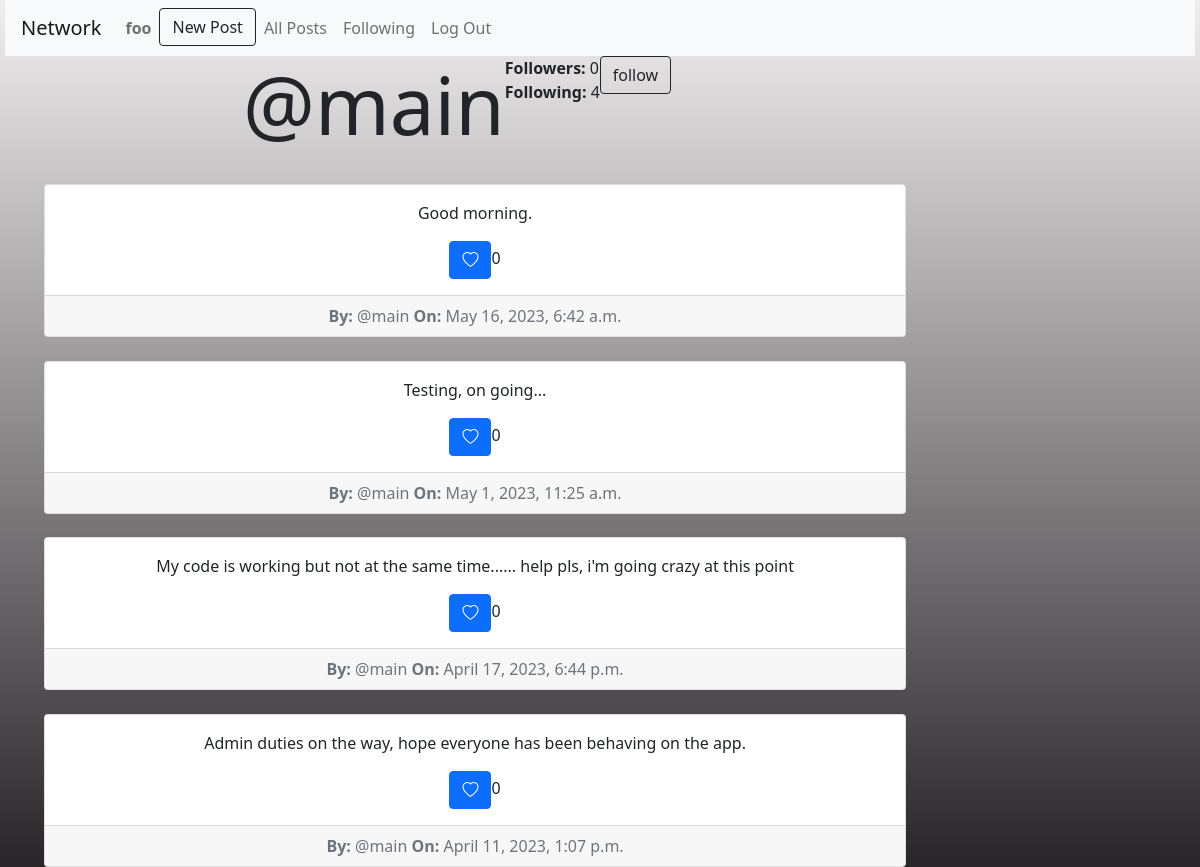
The app's page /profile/4 (signed in) with its own data.
### network/models.py (models this page shows, shortened)
class User(AbstractUser):
    pass

class Posts(models.Model):
    author = models.ForeignKey(User, on_delete=models.CASCADE, related_name="user")
    message = models.TextField(max_length=250)
    timeStamp = models.DateTimeField(auto_now_add=True)
    likes = models.IntegerField(default=0)

### network/views.py (the view)
# urls.py: path("profile/<int:pk>", views.profile, name="profile"),
def profile(request, pk):
    if request.user.is_authenticated:
        profile = User.objects.get(id=pk)
        followers = Follow.objects.filter(user=profile)
        following = Follow.objects.filter(followedBy=profile)
        try:
            checkFollowing = followers.filter(user=User.objects.get(pk=request.user.id))
            if len(checkFollowing) != 0:
                isFollowing = True
            else:
                isFollowing = False
        except:
            isFollowing = False
        userPosts = Posts.objects.filter(author=profile).order_by('-timeStamp')
        return render(request, "network/profile.html", {
            "profile" : profile,
            "userPosts" : userPosts,
            "following" : following,
            "followers" : followers,
            "isFollowing" : isFollowing
        })
    else:
        return HttpResponseRedirect(reverse("login"))

### network/templates/network/profile.html (shortened to what this page needs)
{% extends "network/layout.html" %}
{% load static %}
{% block body %}
    {% if profile %}
        <div id="topProfile">
            <div>
                <h3  class="display-1"  > @{{profile.username}} </h3>
            </div>
            <div>
                <div><strong>Followers: </strong> {{followers.count}}</div>
                <div><strong>Following: </strong> {{following.count}}</div>
            </div>
            <div>
                {% if user.is_authenticated %}
                    {% if profile.id != request.user.id %}
                        {%if isFollowing %}
                            <form action="{% url 'unfollow_user' %}" method="POST">
                                {% csrf_token %}
                                <input type="hidden" name="unfollowUser" value="{{profile.username}}">
                                <input type="submit" class="btn btn-outline-dark" id="newPost" value="Unfollow"></input>
                            </form>
                        {% else %}
                            <form action="{% url 'follow_user' %}" method="POST">
                                <input type="submit" class="btn btn-outline-dark" id="newPost" value="follow"></input>
                            </form>
                        {% endif %}
                    {% endif %}
                {% endif %}
            </div>
            <br/>
        </div>
        {% for post in userPosts %}
            <div id="eachPost" class="col-9">
                <div class="card text-center">
                    <div class="card-body">
                        <p class="card-text">{{post.message}}</p>
                        <a href="#" class="btn btn-primary"><i class="bi bi-heart"></i></a>{{post.likes}}
                    </div>
                    <div class="card-footer text-muted">
                        <strong>By: </strong>@{{post.author}}  <strong>On: </strong>{{post.timeStamp}}
                    </div>
                </div>
            </div>
        {% endfor %}
    {% endif %}
{% endblock %}

### network/templates/network/layout.html (shortened to what this page needs)
{% load static %}
<!DOCTYPE html>
<html lang="en">
    <head>
        <link rel="stylesheet" href="https://cdn.jsdelivr.net/npm/bootstrap@4.0.0/dist/css/bootstrap.min.css">
        <link rel="stylesheet" href="https://stackpath.bootstrapcdn.com/bootstrap/4.4.1/css/bootstrap.min.css">
        <link rel="stylesheet" href="https://cdn.jsdelivr.net/npm/bootstrap@5.0.2/dist/css/bootstrap.min.css" />
        <link rel="stylesheet" href="https://cdn.jsdelivr.net/npm/bootstrap-icons@1.5.0/font/bootstrap-icons.css" />
        <link href="{% static 'network/styles.css' %}" rel="stylesheet">
    </head>
    <body>
        <nav class="navbar navbar-expand-lg navbar-light bg-light">
            <a class="navbar-brand" href="#">Network</a>
            <div>
              <ul class="navbar-nav mr-auto">
                {% if user.is_authenticated %}
                    <li class="nav-item">
                        <a class="nav-link" href="{% url 'profile' request.user.id %}"><strong>{{ user.username }}</strong></a>
                    </li>
                {% endif %}
                {% if user.is_authenticated %}
                    <li class="nav-item">
                        <a href="{% url 'new_Post' %}"><button type="button" class="btn btn-outline-dark" id="newPost">New Post</button></a>
                    </li>
                {% endif %}
                <li class="nav-item">
                  <a class="nav-link" href="{% url 'index' %}">All Posts</a>
                </li>
                {% if user.is_authenticated %}
                    <li class="nav-item">
                        <a class="nav-link" href="{% url 'following' %}">Following</a>
                    </li>
                    <li class="nav-item">
                        <a class="nav-link" href="{% url 'logout' %}">Log Out</a>
                    </li>
                {% endif %}
              </ul>
            </div>
          </nav>
        <div class="body">
            {% block body %}
            {% endblock %}
        </div>
    </body>
</html>

### network/static/network/styles.css (style rules this page uses)
html { height:100% }
body { height: 100%; padding-left: 5px; padding-right: 5px; background-image: linear-gradient( #f0eeee, rgb(41, 37, 41)); margin: 0; background-repeat: no-repeat; background-attachment: fixed; }
* { box-sizing: border-box; }
#eachPost { margin: 2%; }
#topProfile { margin-left: 20%; display: flex; flex: wrap; }

### records on screen
User: username "foo"
User: username "main"
Posts: message "Good morning.", likes "0", author "main", timeStamp "May 16, 2023, 6:42 a.m."
Posts: message "Testing, on going...", likes "0", author "main", timeStamp "May 1, 2023, 11:25 a.m."
Posts: message "My code is working but not at the same time...... help pls, i'm going crazy at this point", likes "0", author "main", timeStamp "April 17, 2023, 6:44 p.m."
Posts: message "Admin duties on the way, hope everyone has been behaving on the app.", likes "0", author "main", timeStamp "April 11, 2023, 1:07 p.m."

### other values on screen
{{ followers.count }} "0"
{{ following.count }} "4"
